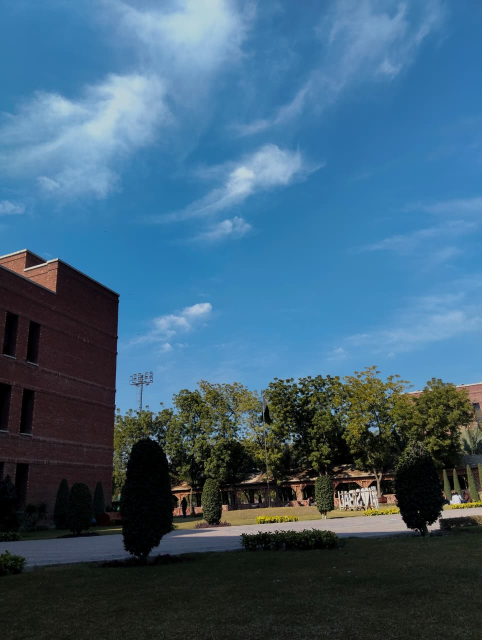
#> input picture WhatsApp Image 2026-02-01 at 11.42.52 PM.jpeg, 963 x 1280 px (shown at 1/2 size)
$ python HSV.py
#> lines starting #> are read from the running program, lines starting #| are printed output that depends on the picture
import cv2
import numpy as np

# 1. Load the image
image = cv2.imread('WhatsApp Image 2026-02-01 at 11.42.52 PM.jpeg')
#> image is the input picture: shape (1280, 963, 3); mean B, G, R 119.8, 96, 62.1
size = (500, 500)
image = cv2.resize(image, size)
#> image: shape (500, 500, 3)
# 2. Split into Blue, Green, and Red channels
# Remember: OpenCV uses BGR order!
b, g, r = cv2.split(image)

# 3. Create a "Red-only" version (keep Red, set Blue/Green to 0)
zeros = np.zeros(image.shape[:2], dtype="uint8")
red_only = cv2.merge([zeros, zeros, r])
blue_only = cv2.merge([b, zeros, zeros])
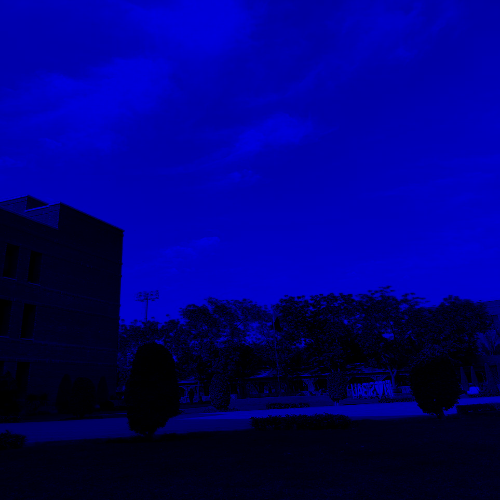
#> blue_only: shape (500, 500, 3); mean of channels 0, 1, 2 119.7, 0, 0; drawn as B, G, R
green_only = cv2.merge([zeros, g, zeros])
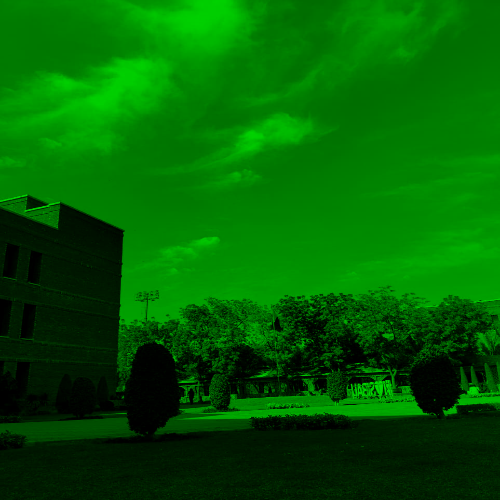
#> green_only: shape (500, 500, 3); mean of channels 0, 1, 2 0, 95.9, 0; drawn as B, G, R

# # 4. Show the results
cv2.imshow("Original", image)

# 1. Convert BGR (Standard OpenCV) to HSV

hsv_image = cv2.cvtColor(image, cv2.COLOR_BGR2HSV)
#> hsv_image: shape (500, 500, 3); mean H, S, V 89.3, 124.8, 125.1

# 2. Split into H, S, and V channels
h, s, v = cv2.split(hsv_image)
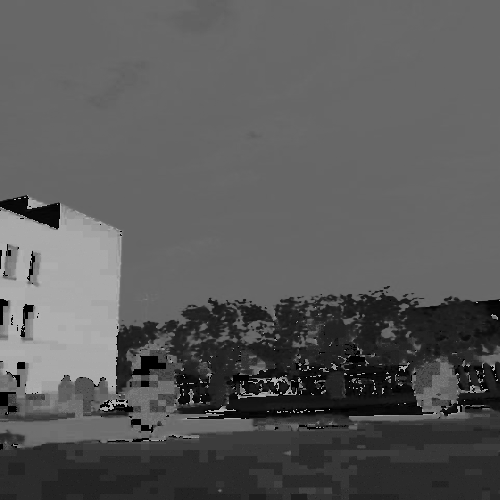
#> h: shape (500, 500); min 0, max 179, mean 89.3
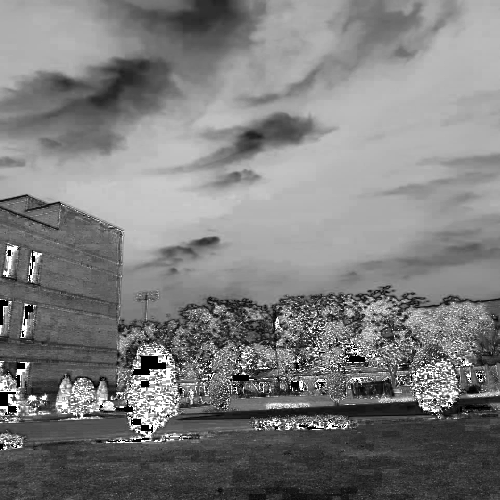
#> s: shape (500, 500); min 0, max 255, mean 124.8
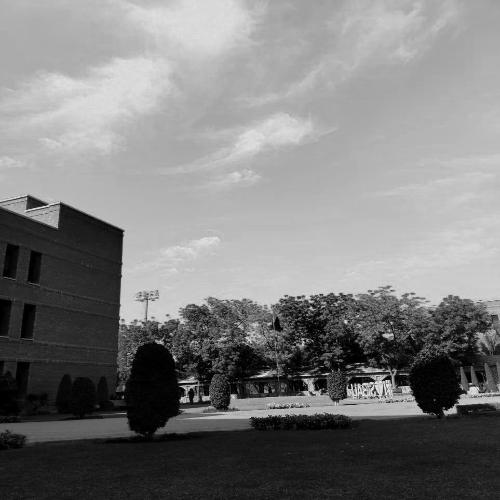
#> v: shape (500, 500); min 0, max 238, mean 125.1

# # 3. Show the results
# Note: These will appear as grayscale.
# Bright areas in 'H' represent specific colors on the spectrum.
# Bright areas in 'S' represent very vivid colors.
# Bright areas in 'V' represent the brightest parts of the original photo.
cv2.imshow("Hue Channel", h)
cv2.imshow("Saturation Channel", s)
cv2.imshow("Value (Brightness) Channel", v)
cv2.waitKey(0)


# Increase brightness by 50 units (clamped at 255)
v_bright = cv2.add(v, 50)
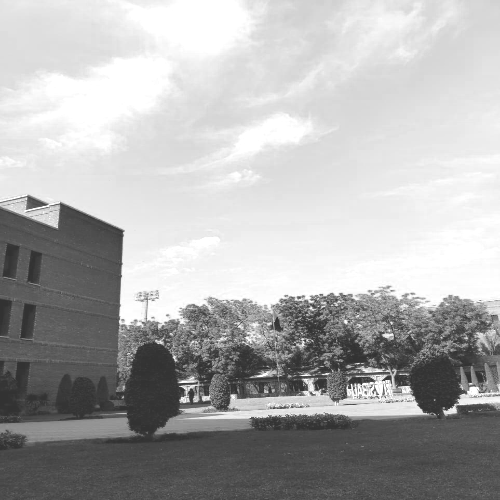
#> v_bright: shape (500, 500); min 50, max 255, mean 174.7

# Merge back and convert to BGR to see the result
hsv_modified = cv2.merge([h, s, v_bright])
#> hsv_modified: shape (500, 500, 3); mean H, S, V 89.3, 124.8, 174.7
img_bright = cv2.cvtColor(hsv_modified, cv2.COLOR_HSV2BGR)
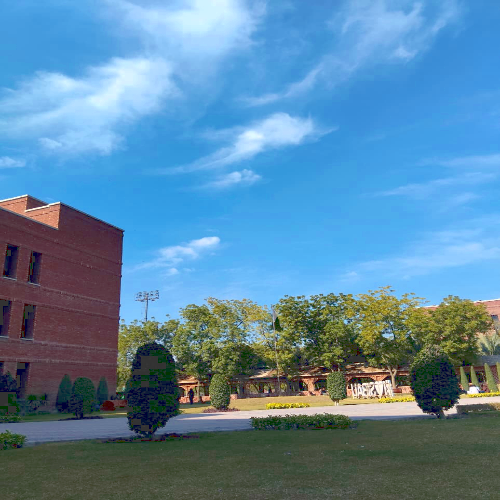
#> img_bright: shape (500, 500, 3); mean B, G, R 163.6, 135.1, 91.4
cv2.imshow("Brightened Image", img_bright)
cv2.waitKey(0)

$ run again, with 2.jpeg copied over WhatsApp Image 2026-02-01 at 11.42.52 PM.jpeg
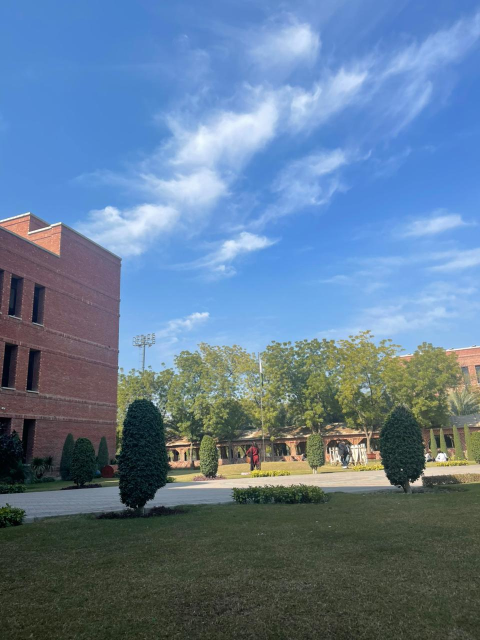
#> input picture 2.jpeg, 960 x 1280 px (shown at 1/2 size)
#> image is the input picture: shape (1280, 960, 3); mean B, G, R 148.5, 123.6, 98.6
#> image: shape (500, 500, 3)
#> hsv_image: shape (500, 500, 3); mean H, S, V 86.2, 98.6, 157.8
#> `v_bright = cv2.add(v, 50)`:
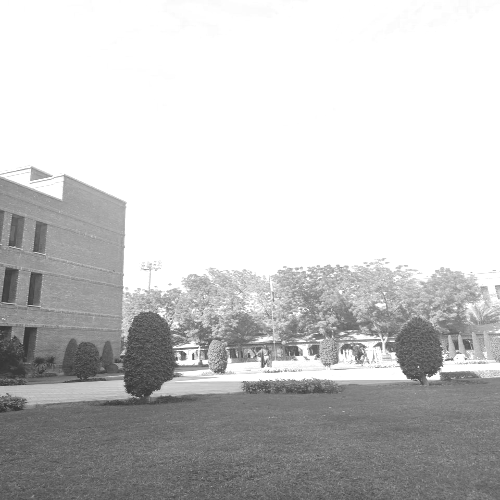
#> v_bright: shape (500, 500); min 51, max 255, mean 198.5
#> hsv_modified: shape (500, 500, 3); mean H, S, V 86.2, 98.6, 198.5
#> `img_bright = cv2.cvtColor(hsv_modified, cv2.COLOR_HSV2BGR)`:
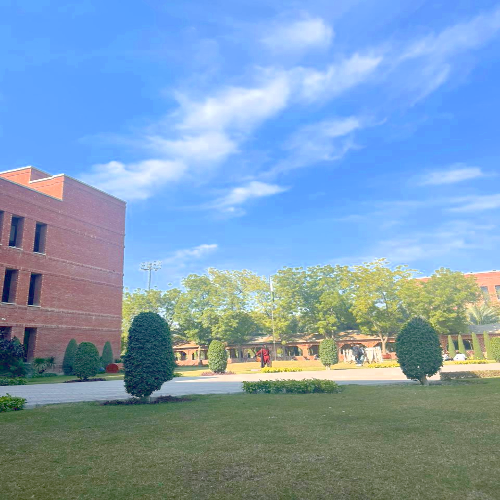
#> img_bright: shape (500, 500, 3); mean B, G, R 184, 157.4, 126.9
